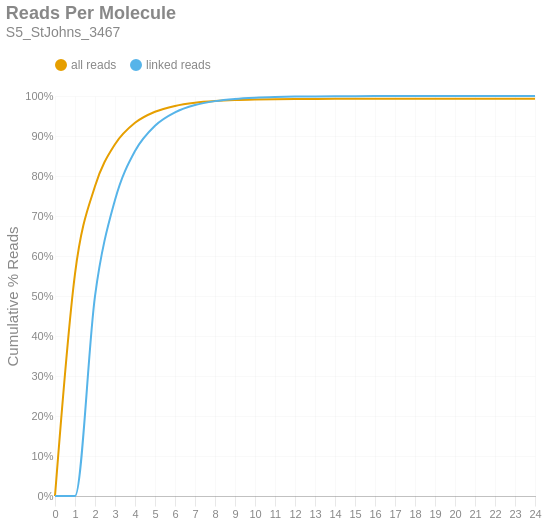

Notebook cell for this chart:
### Markdown cell above
### Reads per Molecule
This chart shows the cumulative distribution of the number of reads per linked molecule. That is, how many alignments are associated with a unique molecule. This excludes the number of reads associated with invalid or absent linked-read barcodes. The `linked` histogram is the percentages recalculated when disregarding singletons.

### Code cell
if SKIPLR:
    print_html(f"Skipped")
else:
    counts = np.bincount(valids['reads'].cast(pl.Int64).to_numpy())
    weighted = counts * np.arange(len(counts))
    all_perc = weighted / n_reads
    linked_perc = weighted / n_linked_reads
    linked_perc[1] = 0
    binned_df = pl.DataFrame({
        'readsper': list(range(len(counts))),
        'all reads (cumsum)': np.cumsum(all_perc).tolist(),
        'linked reads (cumsum)': np.cumsum(linked_perc).tolist(),
    })

    with SafeRender(binned_df):
        (
            density_plot(binned_df, 'Reads Per Molecule', samplename, 'readspmol')
            .encode(
                x=alt.X('readsper:O', title=None).axis(labelAngle=0).scale(padding=0),
                y=alt.Y('value:Q', title='Cumulative % Reads').axis(format='%').stack(False),
                color=alt.Color("key:N").scale(domain=["all reads", "linked reads"]),
                tooltip=[
                    alt.Tooltip("key:N", title="Data Type"),
                    alt.Tooltip("readsper:O", title="Reads Per Molecule"),
                    alt.Tooltip("value:Q", format=".2%", title="% Reads (Cum.)")
                ]            
            )
        ).display()

### Figure 1 — Vega-Lite specification as saved in the notebook (floating-point values rounded to 4 significant figures)
{"width": "container", "height": 400, "config": {"title": {"anchor": "start", "dy": -15, "fontSize": 18, "color": "#888888", "subtitleColor": "#888888", "subtitleFontSize": 14}, "arc": {"fill": "#0072B2"}, "axis": {"domainColor": "#888888", "domainWidth": 0.5, "gridWidth": 0.2, "grid": false, "titleFontWeight": 400, "titleFontSize": 15, "labelFontSize": 11, "labelColor": "#888888", "tickColor": "#888888", "tickWidth": 0.2, "titleColor": "#888888"}, "axisBand": {"grid": false}, "axisX": {"grid": true, "tickSize": 10, "domainCap": "round"}, "axisY": {"domain": false, "grid": true, "tickSize": 0, "domainCap": "round"}, "background": "transparent", "header": {"labelFontSize": 15, "labelColor": "#888888", "titleFontSize": 15, "titleFontWeight": 600, "titleColor": "#888888"}, "legend": {"labelFont": "sans-serif", "labelFontSize": 12, "labelColor": "#888888", "symbolSize": 100, "symbolType": "circle", "titleFontSize": 12, "titlePadding": 10, "titleColor": "#888888", "title": null, "orient": "top"}, "range": {"category": ["#E69F00", "#56B4E9", "#009E73", "#F0E442", "#0072B2", "#D55E00", "#CC79A7", "#000000"], "diverging": ["#cfe8f3", "#a2d4ec", "#73bfe2", "#46abdb", "#1696d2", "#12719e"]}, "area": {"fill": "#0072B2", "fillOpacity": 0.7, "line": true, "strokeOpacity": 0.7}, "line": {"color": "#0072B2", "stroke": "#0072B2", "strokeWidth": 2}, "trail": {"color": "#0072B2", "stroke": "#0072B2", "strokeWidth": 0, "size": 1}, "point": {"filled": true, "fillOpacity": 1.0, "size": 95}, "text": {"color": "#888888", "fontSize": 11, "align": "right", "fontWeight": 400, "size": 11}, "bar": {"fill": "#0072B2", "stroke": null}, "view": {"stroke": null, "continuousWidth": 660, "continuousHeight": 400}}, "data": {"name": "data-d564bf009ccb71996121a59a76c81845"}, "mark": {"type": "line", "interpolate": "monotone", "point": {"opacity": 0, "size": 275}}, "encoding": {"color": {"field": "key", "scale": {"domain": ["all reads", "linked reads"]}, "type": "nominal"}, "tooltip": [{"field": "key", "title": "Data Type", "type": "nominal"}, {"field": "readsper", "title": "Reads Per Molecule", "type": "ordinal"}, {"field": "value", "format": ".2%", "title": "% Reads (Cum.)", "type": "quantitative"}], "x": {"axis": {"labelAngle": 0}, "field": "readsper", "scale": {"padding": 0}, "title": null, "type": "ordinal"}, "y": {"axis": {"format": "%"}, "field": "value", "stack": false, "title": "Cumulative % Reads", "type": "quantitative"}}, "params": [{"name": "param_c36ac31b6afebe62", "select": {"type": "point", "fields": ["key"]}, "bind": "legend"}], "title": {"text": "Reads Per Molecule", "subtitle": "S5_StJohns_3467"}, "transform": [{"fold": ["all reads (cumsum)", "linked reads (cumsum)"]}, {"calculate": "replace(datum.key, ' (cumsum)', '')", "as": "key"}, {"filter": {"param": "param_c36ac31b6afebe62"}}], "usermeta": {"embedOptions": {"downloadFileName": "S5_StJohns_3467.readspmol"}}, "$schema": "https://vega.github.io/schema/vega-lite/v6.1.0.json", "datasets": {"data-d564bf009ccb71996121a59a76c81845": [{"readsper": 0, "all reads (cumsum)": 0.0, "linked reads (cumsum)": 0.0}, {"readsper": 1, "all reads (cumsum)": 0.5556, "linked reads (cumsum)": 0.0}, {"readsper": 2, "all reads (cumsum)": 0.7742, "linked reads (cumsum)": 0.4998}, {"readsper": 3, "all reads (cumsum)": 0.8793, "linked reads (cumsum)": 0.74}, {"readsper": 4, "all reads (cumsum)": 0.9329, "linked reads (cumsum)": 0.8624}, {"readsper": 5, "all reads (cumsum)": 0.9606, "linked reads (cumsum)": 0.9257}, {"readsper": 6, "all reads (cumsum)": 0.9752, "linked reads (cumsum)": 0.9592}, {"readsper": 7, "all reads (cumsum)": 0.9832, "linked reads (cumsum)": 0.9774}, {"readsper": 8, "all reads (cumsum)": 0.9875, "linked reads (cumsum)": 0.9872}, {"readsper": 9, "all reads (cumsum)": 0.9898, "linked reads (cumsum)": 0.9926}, {"readsper": 10, "all reads (cumsum)": 0.9912, "linked reads (cumsum)": 0.9956}, {"readsper": 11, "all reads (cumsum)": 0.9919, "linked reads (cumsum)": 0.9974}, {"readsper": 12, "all reads (cumsum)": 0.9924, "linked reads (cumsum)": 0.9985}, {"readsper": 13, "all reads (cumsum)": 0.9927, "linked reads (cumsum)": 0.9991}, {"readsper": 14, "all reads (cumsum)": 0.9928, "linked reads (cumsum)": 0.9994}, {"readsper": 15, "all reads (cumsum)": 0.9929, "linked reads (cumsum)": 0.9997}, {"readsper": 16, "all reads (cumsum)": 0.993, "linked reads (cumsum)": 0.9998}, {"readsper": 17, "all reads (cumsum)": 0.993, "linked reads (cumsum)": 0.9999}, {"readsper": 18, "all reads (cumsum)": 0.993, "linked reads (cumsum)": 0.9999}, {"readsper": 19, "all reads (cumsum)": 0.993, "linked reads (cumsum)": 0.9999}, {"readsper": 20, "all reads (cumsum)": 0.993, "linked reads (cumsum)": 1.0}, {"readsper": 21, "all reads (cumsum)": 0.993, "linked reads (cumsum)": 1.0}, {"readsper": 22, "all reads (cumsum)": 0.9931, "linked reads (cumsum)": 1.0}, {"readsper": 23, "all reads (cumsum)": 0.9931, "linked reads (cumsum)": 1.0}, {"readsper": 24, "all reads (cumsum)": 0.9931, "linked reads (cumsum)": 1.0}]}}
